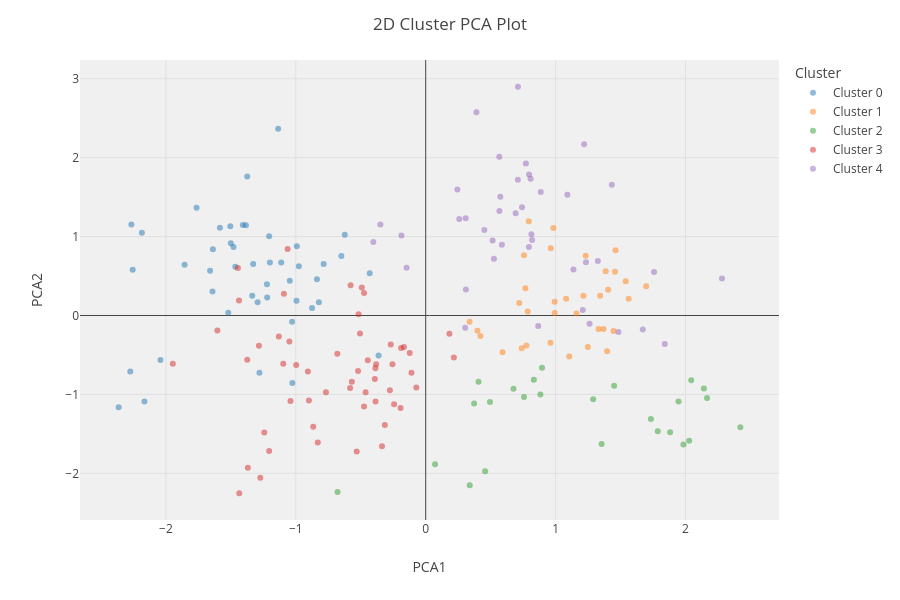
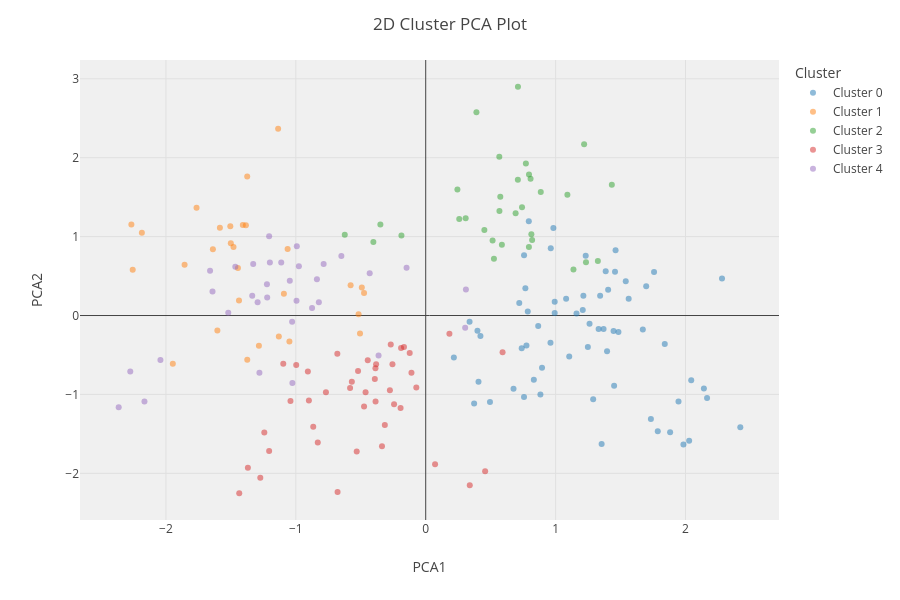

These figures' notebook cell, in order:
### Markdown cell above
3. Visualize Clusters

### Code cell
# KMeans Clusters
plot_model(kmeans, plot='cluster')

# Agglomerative Clusters
plot_model(agg, plot='cluster')
